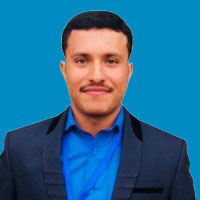
#> input picture shoaib1.jpg, 200 x 200 px
$ jupyter execute 'Find Gradient Magnitude and Orientations. From Scratch in python.ipynb'
#> lines starting #> are read from the running program, lines starting #| are printed output that depends on the picture
### Write a method to find gradient magnitude and orientations. You must use your won method without using any library.

[cell 1]
# import necessary library
import statistics
import matplotlib.pyplot as plt
# for computer vision operations
import cv2 as cv
#for conversion
import numpy as np
import cv2
from math import pow
import math
# for read image
img  = plt.imread("shoaib1.jpg")
#> img is the input picture: shape (200, 200, 3); mean R, G, B 38.9, 106, 145.3
gray = cv2.cvtColor(img, cv2.COLOR_BGR2GRAY)
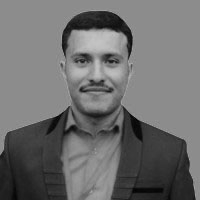
#> gray: shape (200, 200); min 1, max 196, mean 110.3
#Conversion numpy to list
Img_Matrix = gray.tolist()
#> Img_Matrix = 200 items

[cell 2]
def Add_Padding(Img_Matrix):
    for i in range(len(Img_Matrix)+1):
        # intilize 1D row
        row=[]
        # Add padding at strat of matrix
        if i==0:
            # loop for column
            for j in range(len(Img_Matrix[i])):
                # Append 0 value in row
                row.append(0)
            # Insert row in orignal image matres at start
            Img_Matrix.insert(0,row)
        # Add padding at end of matrix
        if i== len(Img_Matrix)-1:
            # Add padding at strat  and end of matrix in each row
            L=len(Img_Matrix[i])+2
            for j in range(L):
                # Append 0 value in row
                row.append(0)
            # Insert 0 in orignal image matres at end of each row
            Img_Matrix.insert(i+1,row)
        # Insert 0 in orignal image matres at start of each row
        Img_Matrix[i].insert(0,0)
        # Append padding in rignal matrix row
        Img_Matrix[i].append(0)
    return Img_Matrix

[cell 3]
def First_Derivative_Verical(Img_Matrix):
    # find number of rows
    rows = len(Img_Matrix)
    # find number of column
    col = len(Img_Matrix[0])-2
    Vertical_first_Image = []
    # loop for row
    for i in range(1,rows-1):
        # intilize 1d row
        first_D = []
        # loop for column
        for j in range(0,col):
            first = Img_Matrix[i][j+1] - Img_Matrix[i][j]
            first_D.append(first)
            #print(first)
        Vertical_first_Image.append(first_D)
    return Vertical_first_Image

[cell 4]
def First_Derivative_Horizontal(Img_Matrix):
    # find number of rows
    rows = len(Img_Matrix)
    # find number of column
    col = len(Img_Matrix[0])
    Horzontal_first_Image = []
    # loop for row
    for i in range(0,rows-2):
        # intilize 1d row
        first_D = []
        # loop for column
        for j in range(1,col-1):
            first = Img_Matrix[i+1][j] - Img_Matrix[i][j]
            first_D.append(first)
        Horzontal_first_Image.append(first_D)
    return Horzontal_first_Image

[cell 5]
# For add padding
Img_Matrix = Add_Padding(Img_Matrix)
#> the loop in Add_Padding, `for i in range(len(Img_Matrix)+1):` made 201 passes
#> L on pass 201: 202
#> after the loop in Add_Padding, `for i in range(len(Img_Matrix)+1):`: Img_Matrix = 202 items
#> Img_Matrix = 202 items

[cell 6]
# First_Derivative_Verical direction
Vertical_first_Image = First_Derivative_Verical(Img_Matrix)
#> in First_Derivative_Verical, `rows = len(Img_Matrix)`: rows = 202
#> in First_Derivative_Verical, `col = len(Img_Matrix[0])-2`: col = 200
#> after the loop in First_Derivative_Verical, `for i in range(1,rows-1):`: Vertical_first_Image = 200 items
#> Vertical_first_Image = 200 items
FVI = np.array(Vertical_first_Image)
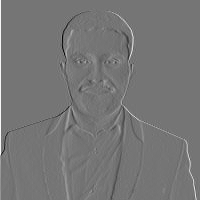
#> FVI: shape (200, 200) int64; min -128, max 149, mean 0.7; drawn with min black and max white
FVI.shape
#> Out = (200, 200)

[cell 7]
Horzontal_first_Image = First_Derivative_Horizontal(Img_Matrix)
#> in First_Derivative_Horizontal, `rows = len(Img_Matrix)`: rows = 202
#> after the loop in First_Derivative_Horizontal, `for i in range(0,rows-2):`: Horzontal_first_Image = 200 items
#> Horzontal_first_Image = 200 items
FHI = np.array(Horzontal_first_Image)
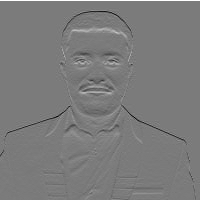
#> FHI: shape (200, 200) int64; min -132, max 140, mean 0.3; drawn with min black and max white
FHI.shape
#> Out = (200, 200)

### Gradient Magnitude

[cell 8]
def fun_gradient_magnitude_orientation(Vertical_first_Image, Horzontal_first_Image):
    gradient_magnitude = []
    orientation = []

    for i in range(len(Vertical_first_Image)):
        GM_Row = []
        OR_Row = []
        for j in range(len(Vertical_first_Image[0])):
            GM_Row.append(round(math.sqrt(int(pow(Vertical_first_Image[i][j],2) + pow(Horzontal_first_Image[i][j],2)))))
            if Vertical_first_Image[i][j]==0:
                OR_Row.append(0)
            else:
                OR_Row.append(round(math.degrees(math.atan(round(Horzontal_first_Image[i][j] / Vertical_first_Image[i][j])))))
        gradient_magnitude.append(GM_Row)
        orientation.append(OR_Row)
    return gradient_magnitude, orientation

[cell 9]
gradient_magnitude, orientation = fun_gradient_magnitude_orientation(Vertical_first_Image, Horzontal_first_Image)
#> after the loop in fun_gradient_magnitude_orientation, `for i in range(len(Vertical_first_Image)):`: gradient_magnitude = 200 items
#> gradient_magnitude = 200 items; orientation = 200 items

[cell 10]
# define loop for fram
fig, axs = plt.subplots(1,3,figsize=(20,20))
# presented orignal image
axs[0].imshow(gray,cmap='gray')
axs[0].axis('off')
axs[0].set_title('Original Image',fontsize='medium')
# First df/dx Vertical Image
axs[1].imshow(FVI,cmap='gray')
axs[1].axis('off')
axs[1].set_title('First df/dx Vertical Image',fontsize='medium')
# First df/dy Horixontal Image
axs[2].imshow(FHI,cmap='gray')
axs[2].axis('off')
axs[2].set_title('First df/dy Horizontal Image',fontsize='medium')
plt.show()
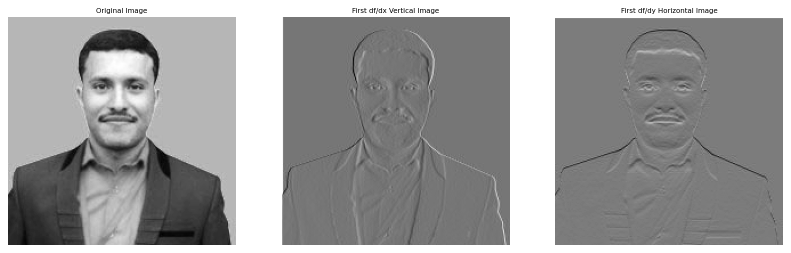
#> figure drawn by matplotlib, 3 panels

[cell 11]
# for read image
FGM = np.array(gradient_magnitude)
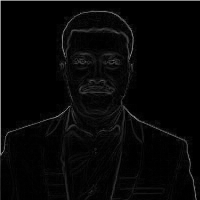
#> FGM: shape (200, 200) int64; min 0, max 198, mean 6.7
# define loop for fram
fig, axs = plt.subplots(1,2,figsize=(12,12))
# presented orignal image
axs[0].imshow(gray,cmap='gray')
axs[0].axis('off')
axs[0].set_title('Original Image',fontsize='medium')
# presented inverse image
axs[1].imshow(FGM,cmap='gray')
axs[1].axis('off')
axs[1].set_title('Gradient Magnitude Image',fontsize='medium')
plt.show()

## Orientations.

[cell 12]
print(orientation)
#> (printed output is left out)

[cell 13]
# for read image
FGM = np.array(orientation)
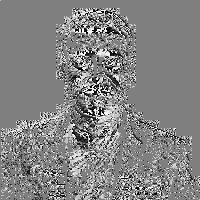
#> FGM: shape (200, 200) int64; min -89, max 89, mean 2.8; drawn with min black and max white
plt.imshow(FGM,cmap='gray')
# for hide axis
plt.axis('off')
# for show image
plt.show()
